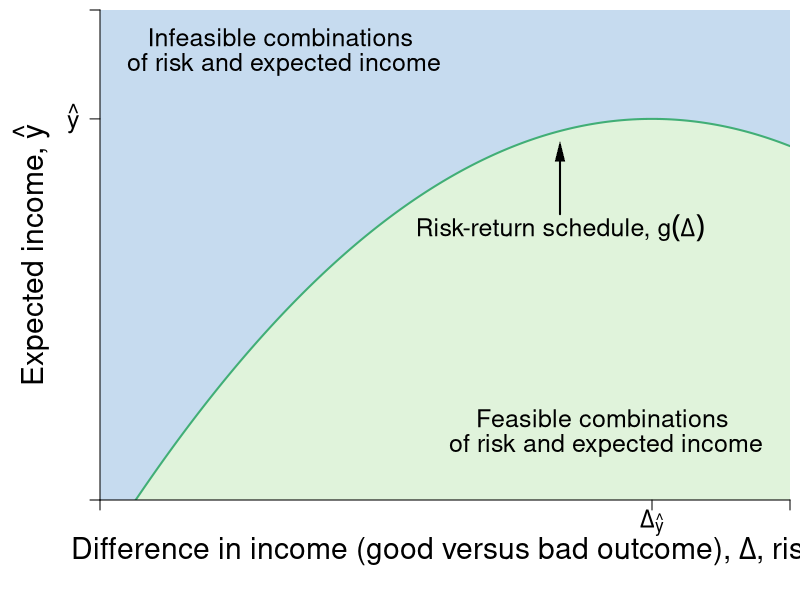

Here is the R script that generated this plot:
require(ggplot2)
require(shape)
pdf(file = "risk/risk_return_shaded.pdf", width = 9, height = 7)

# Set parameters for graphics
axislabelsize <- 1.8
labelsize <- 1.5
namesize <- 1.8
annotatesize <- 1.5
graphlinewidth <- 2
segmentlinewidth <- 1.5

COL <- c("#7fc97f", "#beaed4", "#fdc086", "#ffff99", "#386cb0", "#f0027f", "#bf5b17", "#666666")
COLA <- c("#e0f3db", "#99d8c9","#66c2a4","#41ae76", "#238b45", "#005824")
COLB <- c("#c6dbef", "#4eb3d3", "#2b8cbe", "#0868ac","#084081")
COLC <- c("#fcfbfd", "#efedf5", "#dadaeb", "#bcbddc", "#9e9ac8", "#807dba", "#6a51a3", "#54278f", "#3f007d")
grays <- gray.colors(25, start = 1, end = 0)

par(mar =  c(5, 5, 0.5, 0.5))
xlims <- c(0, 15)
ylims <- c(0, 18)

riskreturn <- function(g, int1 = 14, int2 = 4, coeff = 1/3){
  int1 - (int2 - (coeff)*g)^2
}

indiffA <- function(g, intercept = 5.6, slope = 0.125){
  intercept  + slope*g^2
}


#Plot command 
plot(0, 0, xlim = xlims, ylim = ylims, 
     type = "n",
     xlab = expression(paste("")),
     ylab = expression(paste("")), 
     axes = FALSE,
     # xlab = expression(paste("Bob's Payoff, ", u^B)),
     # ylab = expression(paste("Alfredo's Payoff, ", u^A)),
     #xaxt = "n", 
     #yaxt = "n", 
     cex.lab = axislabelsize, 
     bty = "n", 
     xaxs = "i", 
     yaxs = "i"
)


ticksy <- c(0,  riskreturn(g = 12) ,ylims[2])
ylabels <- c(NA, expression(paste(hat(y) )), NA)
ticksx <- c(0,  12, xlims[2])
xlabels <- c(NA, expression(paste(Delta[hat(y)])), NA)

mtext(expression(paste("Difference in income (good versus bad outcome), ", Delta, ", risk")), side = 1, line = 2.5, cex = axislabelsize)
text(xlims[1] - 1.5, ylims[2] - 0.5*(ylims[2] - ylims[1]), expression(paste("Expected income, ", hat(y))), xpd = TRUE, cex = axislabelsize, srt = 90) 


#Draw the polygon for shading the utility areas
xpoly1 <- seq(from = xlims[1], to = xlims[2], length.out = 500)
ypoly1 <- riskreturn(xpoly1)
polygon(x = c(xlims[2], xlims[2], rev(xpoly1), 0),
        y = c(ylims[2], 0, rev(ypoly1), ylims[2]),
        col=COLB[1], density=NULL, border = NA)

xpoly2 <- seq(from = 3*(4 - sqrt(14)), to = xlims[2], length.out = 500)
ypoly2 <- riskreturn(xpoly2)
polygon(x = c(xpoly2[1], xlims[2], rev(xpoly2)),
        y = c(ylims[1], ylims[1], rev(ypoly2)),
        col=COLA[1], density=NULL, border = NA)


text(10, 10, expression(paste("Risk-return schedule, ", omega = g(Delta) )), cex = labelsize)
Arrows(10, 10.5, 10, 12.8, col = "black", lty = 1, lwd = 2, arr.type = "triangle", arr.lwd = 0.5)

text(11, 3, expression(paste("Feasible combinations ")), cex = labelsize)
text(11, 2, expression(paste("of risk and expected income")), cex = labelsize)

text(4, 17, expression(paste("Infeasible combinations ")), cex = labelsize)
text(4, 16, expression(paste("of risk and expected income")), cex = labelsize)

npts <- 500 
xx1 <- seq(xlims[1], xlims[2], length.out = npts)
lines(xx1, riskreturn(xx1), col = COLA[4], lwd = graphlinewidth, lty = 1)
#lines(xx1, indiffA(xx1, intercept = 5.6), col = COLB[4], lwd = graphlinewidth, lty = 1)


#Add points a, b, c and c
#points(5.6, 9.5, pch = 16, col = "black", cex = 1.5)

axis(1, at = ticksx, pos = 0, labels = xlabels, cex.axis = labelsize)
axis(2, at = ticksy, pos = 0, labels = ylabels, las = 1, cex.axis = labelsize)

dev.off()
